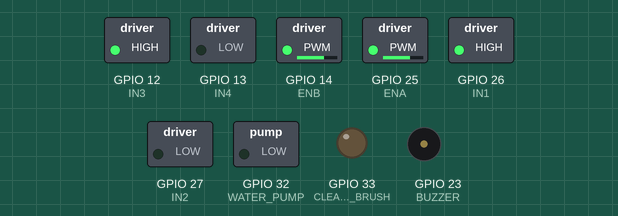
The sketch below on a simulated ESP32. Parts: switched loads named in the sketch (green lamp = pin HIGH), output pins drawn as LEDs (lit = HIGH), buzzer (waves = sounding, pin HIGH).

Above: at 0.05 s.
At 3.4 s:
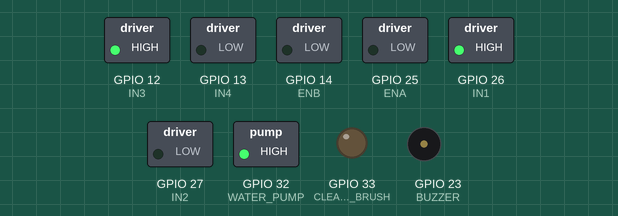
At 6.75 s:
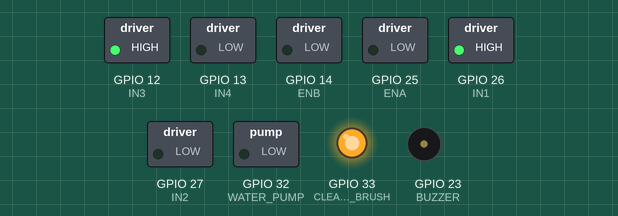
At 10.1 s:
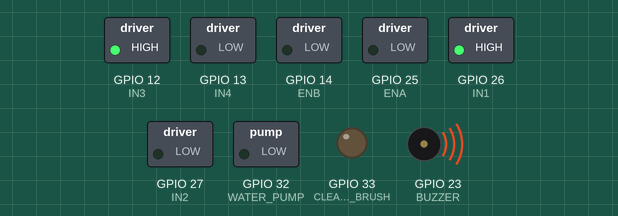
At 13.5 s:
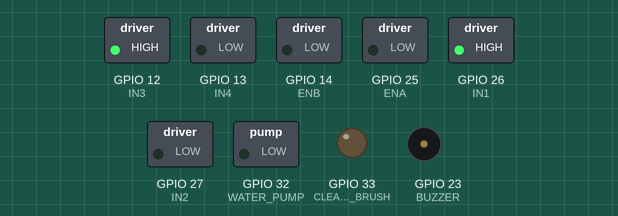
Timing chart, 0 to 15.5 s (numbered marks = the images above):
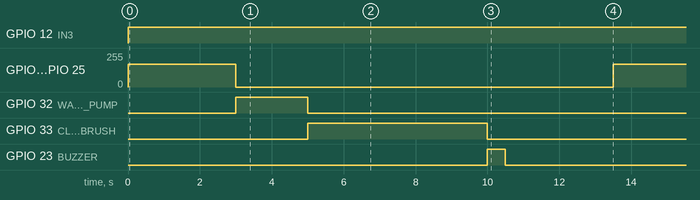

Measured:
- by itself, GPIO 12 (IN3): LOW → HIGH at 0.00 s
- by itself, GPIO 14 (ENB), GPIO 25 (ENA): alternates 170/255 for 3.0 s and 0/255 for 10.5 s
- by itself, GPIO 32 (WATER_PUMP): alternates HIGH for 2.0 s and LOW for 11.5 s
- by itself, GPIO 33 (CLEANING_BRUSH): alternates HIGH for 5.0 s and LOW for 8.5 s
- by itself, GPIO 23 (BUZZER): alternates HIGH for 0.50 s and LOW for 13.0 s

The sketch:

window_cleaning_robot.ino
```cpp
/*
  PROJECT: WINDOW CLEANING ROBOT
  CONTROLLER: ESP32
  MOTOR DRIVER: L298N
*/

// Motor Driver Pins
#define ENA 25
#define IN1 26
#define IN2 27

#define ENB 14
#define IN3 12
#define IN4 13

// Other Components
#define WATER_PUMP 32
#define CLEANING_BRUSH 33
#define BUZZER 23

void setup()
{
  pinMode(ENA, OUTPUT);
  pinMode(IN1, OUTPUT);
  pinMode(IN2, OUTPUT);

  pinMode(ENB, OUTPUT);
  pinMode(IN3, OUTPUT);
  pinMode(IN4, OUTPUT);

  pinMode(WATER_PUMP, OUTPUT);
  pinMode(CLEANING_BRUSH, OUTPUT);
  pinMode(BUZZER, OUTPUT);

  digitalWrite(WATER_PUMP, LOW);
  digitalWrite(CLEANING_BRUSH, LOW);
  digitalWrite(BUZZER, LOW);
}

void loop()
{
  // Move Robot Forward
  digitalWrite(IN1, HIGH);
  digitalWrite(IN2, LOW);

  digitalWrite(IN3, HIGH);
  digitalWrite(IN4, LOW);

  analogWrite(ENA, 170);
  analogWrite(ENB, 170);

  delay(3000);

  // Stop Movement
  analogWrite(ENA, 0);
  analogWrite(ENB, 0);

  // Spray Cleaning Liquid
  digitalWrite(WATER_PUMP, HIGH);
  delay(2000);
  digitalWrite(WATER_PUMP, LOW);

  // Rotate Cleaning Brush
  digitalWrite(CLEANING_BRUSH, HIGH);
  delay(5000);
  digitalWrite(CLEANING_BRUSH, LOW);

  // Buzzer Alert
  digitalWrite(BUZZER, HIGH);
  delay(500);
  digitalWrite(BUZZER, LOW);

  delay(3000);
}
```
